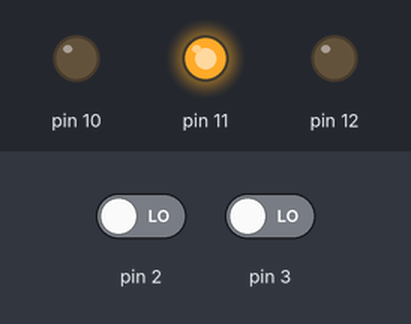
The sketch below on a simulated Arduino Uno, built with avr-gcc and run on an emulated ATmega328P. Parts: output pins drawn as LEDs (lit = HIGH). Inputs (shaded band) come from the test bench; at power-on: pin 2 LOW, pin 3 LOW. Random numbers use the default seed unless the sketch sets one.

Above: at 0.1 s.
At 17.4 s:
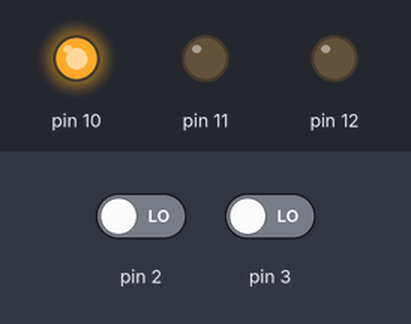
At 33.2 s:
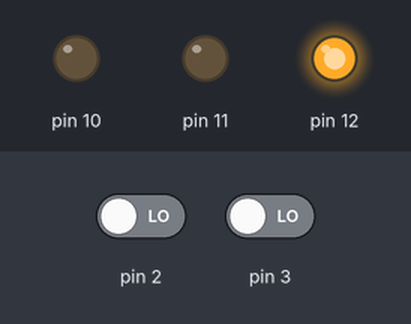
Timing chart, 0 to 39.7 s (numbered marks = the images above):
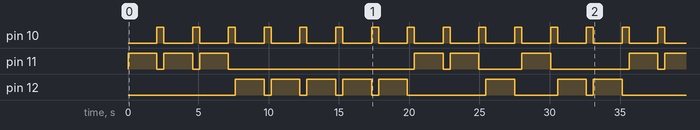

Measured:
- by itself, pin 10: alternates HIGH for 0.50 s and LOW for 2.0 s
- by itself, pin 11: LOW → HIGH at 0.00 s, → LOW 2.0 s later, → HIGH 0.50 s later, → LOW 2.0 s later, … (15 changes in this stretch)
- by itself, pin 12: LOW → HIGH at 7.6 s, → LOW 2.0 s later, → HIGH 0.50 s later, → LOW 2.0 s later, … (16 changes in this stretch)

The sketch:

Mole.ino
```cpp
#include <Mole.h>

const bool ON = true;
const bool OFF = false;
Mole mole;

void setup() {
    //Serial.begin(9600);
    // pin LEDs
    mole.setLed(12); // 1 kohms +/-5
    mole.setLed(11); // 1 kohms +/-5
    // LED error
    mole.setLedError(10); // 1 kohms +/-5
    // pin Button
    // 3.3v
    mole.setButton(3); // 10 kohms +/-5
    mole.setButton(2); // 10 kohms +/-5
    mole.calculateRandomLed();
    mole.maxTimeLapse = 2000; // 2 seconds
}

void loop() {
    mole.captureButtonPress();
    if (mole.buttonPress != -1) {
         //Serial.println(mole.buttonPress);
         mole.switchLed(mole.randomLed, OFF);
         if (mole.randomLed == mole.buttonPress) {
              delay(1000);
         } else {
              mole.switchLedError(ON);
              delay(2000);
              mole.switchLedError(OFF);
         }
         mole.timeLapse = 0;
         mole.calculateRandomLed();
    } else {
         //Serial.println("NO PRESS");
    }
    if (mole.timeLapse == mole.maxTimeLapse) {
         mole.timeLapse = 0;
         mole.switchLed(mole.randomLed, OFF);
         mole.switchLedError(ON);
         delay(500);
         mole.switchLedError(OFF);
         mole.calculateRandomLed();
    } else {
         mole.switchLed(mole.randomLed, ON);
         delay(1);
         mole.timeLapse++;
    }
}
```

Mole.cpp
```cpp
/*
  Mole.cpp - Library for mole game.
  Created by brionescl, July 23, 2012.
  Released into the public domain.
 */

 #include "Arduino.h"
 #include "Mole.h"

 Mole::Mole() {
      _ledId = 0;
      _buttonId = 0;
      randomLed = -1;
      timeLapse = 0;
      maxTimeLapse = 1000; // 1 second
      buttonPress = -1;
      randomSeed(analogRead(0));
 }
 void Mole::setLed(int pin) {
      if (_ledId < MAXLEDS) {
           _leds[_ledId++] = pin;
           pinMode(pin, OUTPUT);
      }
 }
 void Mole::setButton(int pin) {
      if (_buttonId < MAXBUTTONS) {
           _buttons[_buttonId++] = pin;
           pinMode(pin, INPUT);
      }
 }
 void Mole::setLedError(int pin) {
      _pinLedError = pin;
      pinMode(pin, OUTPUT);
 }
 void Mole::switchLed(int ledId, bool state) {
      if (state == true) {
           digitalWrite(_leds[ledId], HIGH);
      } else if (state == false) {
           digitalWrite(_leds[ledId], LOW);
      }
 }
 void Mole::switchLedError(bool state) {
      if (state == true) {
           digitalWrite(_pinLedError, HIGH);
      } else if (state == false) {
           digitalWrite(_pinLedError, LOW);
      }
 }
 void Mole::calculateRandomLed() {
      randomLed = random(0, MAXLEDS);
 }
 void Mole::captureButtonPress() {
      int button = 0;
      for (int buttonId = 0; buttonId < MAXBUTTONS; buttonId++) {
           button = digitalRead(_buttons[buttonId]);
           if (button == HIGH) {
                buttonPress = buttonId;
                break;
           } else {
                buttonPress = -1;
           }
      }
 }
```

Mole.h
```cpp
/*
  Mole.h - Library for mole game.
  Created by brionescl, July 23, 2012.
  Released into the public domain.
*/

#ifndef Mole_h
  #define Mole_h
  #include "Arduino.h"
  #define MAXLEDS 2
  #define MAXBUTTONS 2
  class Mole {
      public:
           Mole();
           void setLed(int pin);
           void setLedError(int pin);
           void setButton(int pin);
           void switchLed(int ledId, bool state);
           void switchLedError(bool state);
           void calculateRandomLed();
           void captureButtonPress();
           int timeLapse;
           int maxTimeLapse;
           int buttonPress;
           int randomLed;
      private:
           int _ledId;
           int _buttonId;
           int _leds[MAXLEDS];
           int _buttons[MAXBUTTONS];
           int _pinLedError;
  };
#endif
```
